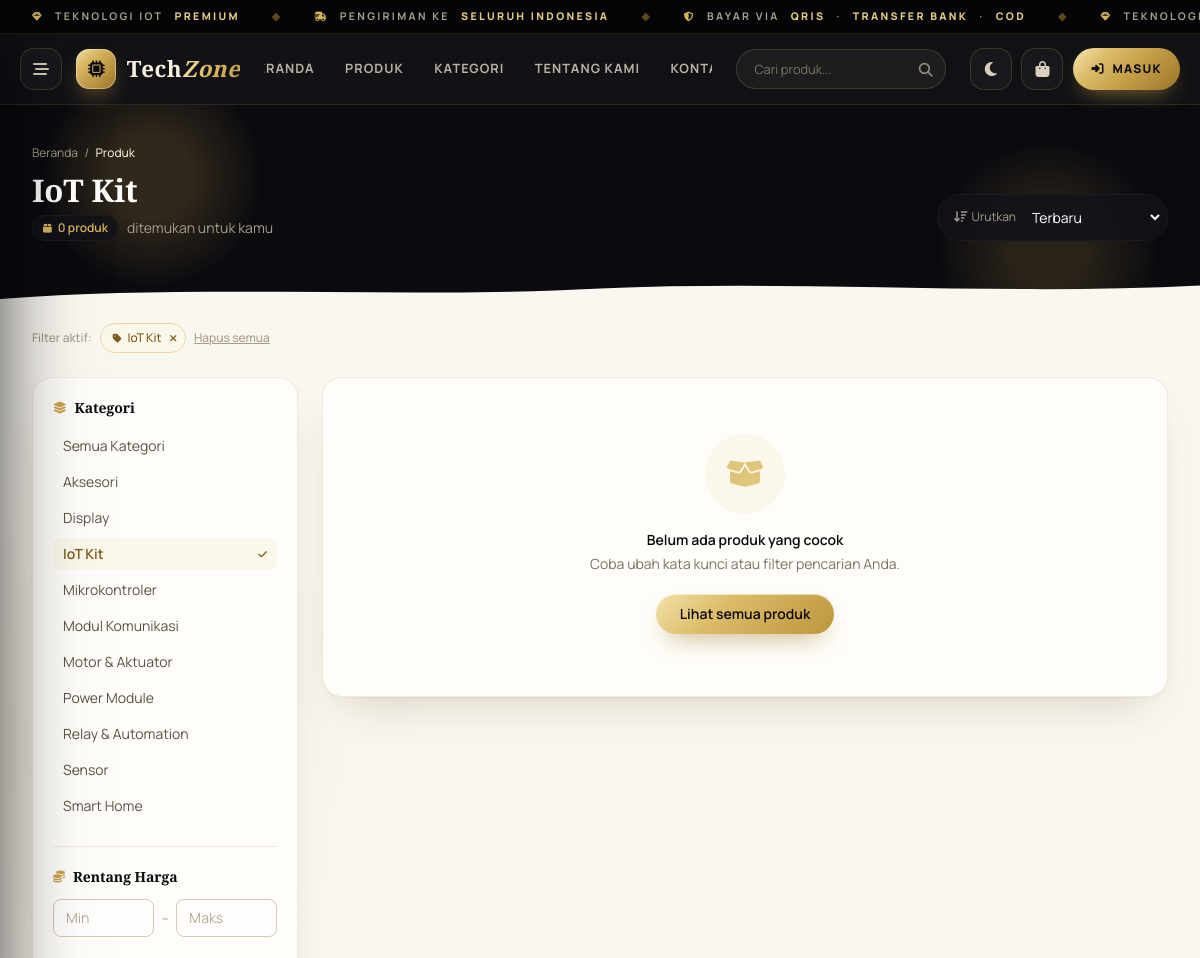
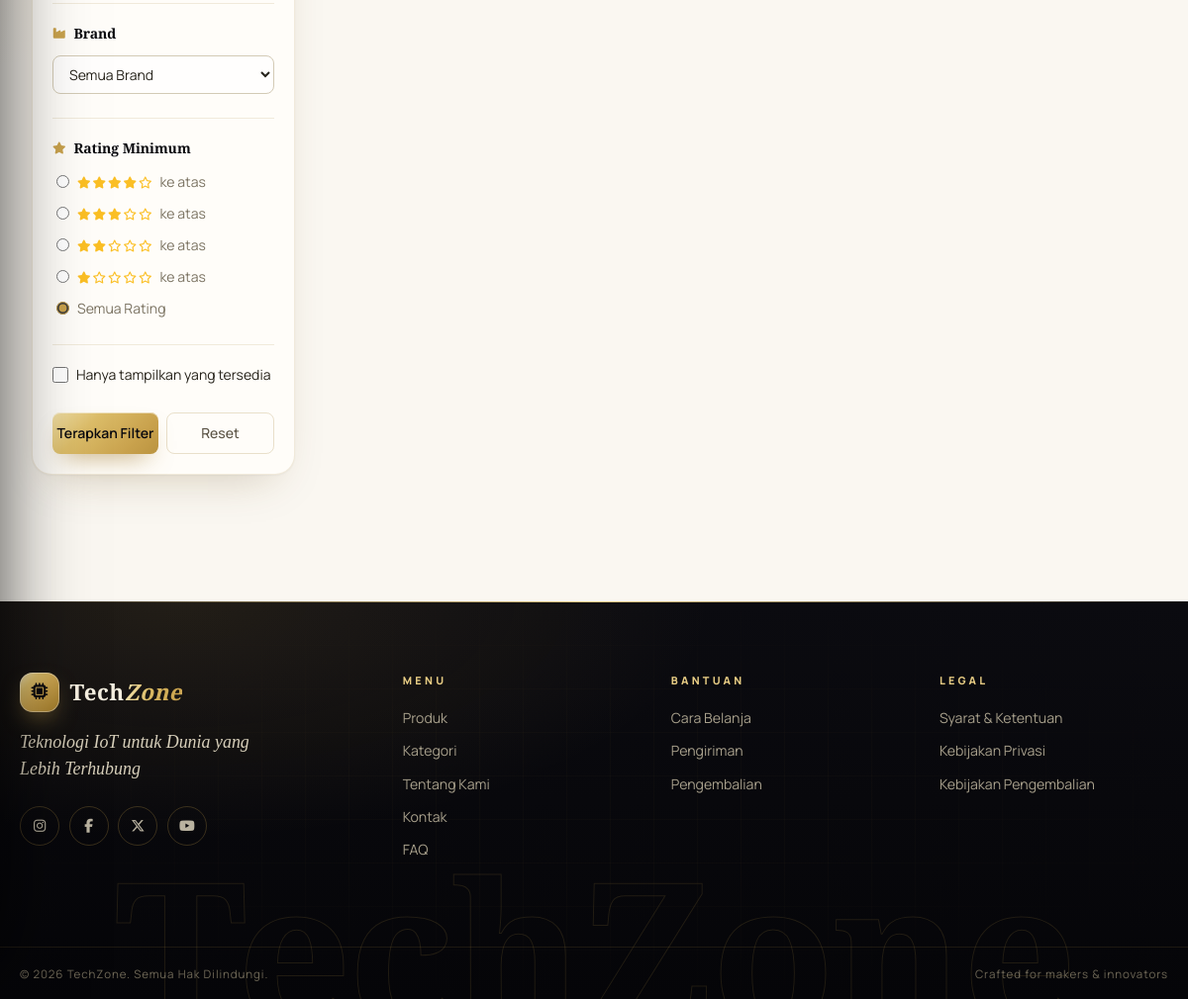
Page /products.php?kategori=iot-kit on the committed database (2 pictures, top to bottom).
### tables this page shows
CREATE TABLE IF NOT EXISTS categories (
  id INT UNSIGNED AUTO_INCREMENT PRIMARY KEY,
  name VARCHAR(100) NOT NULL,
  slug VARCHAR(120) NOT NULL UNIQUE,
  description TEXT,
  image VARCHAR(255) DEFAULT NULL,
  status ENUM('active','inactive') NOT NULL DEFAULT 'active',
  created_at DATETIME NOT NULL DEFAULT CURRENT_TIMESTAMP,
  updated_at DATETIME NOT NULL DEFAULT CURRENT_TIMESTAMP ON UPDATE CURRENT_TIMESTAMP,
  INDEX idx_categories_status (status)
);

### includes/functions.php (called while the page is built, shortened)
<?php
function e(?string $value): string
{
    return htmlspecialchars($value ?? '', ENT_QUOTES, 'UTF-8');
}
    ?>

### products.php (the view, shortened to what this page needs)
<?php
require_once __DIR__ . '/includes/functions.php';
require_once __DIR__ . '/includes/product_helpers.php';
$pdo = getDbConnection();
$q          = trim($_GET['q'] ?? '');
$categorySlug = trim($_GET['kategori'] ?? '');
$priceMin   = isset($_GET['harga_min']) && $_GET['harga_min'] !== '' ? (float) $_GET['harga_min'] : null;
$priceMax   = isset($_GET['harga_max']) && $_GET['harga_max'] !== '' ? (float) $_GET['harga_max'] : null;
$ratingMin  = isset($_GET['rating_min']) && $_GET['rating_min'] !== '' ? (float) $_GET['rating_min'] : null;
$onlyStock  = isset($_GET['tersedia']) && $_GET['tersedia'] === '1';
$sort       = $_GET['sort'] ?? ($q !== '' ? 'relevan' : 'terbaru');
$page       = max(1, (int) ($_GET['page'] ?? 1));
$perPage    = 12;
$where  = ["p.status = 'active'"];
$params = [];
if ($categorySlug !== '') {
    $where[]           = 'c.slug = :cat_slug';
    $params[':cat_slug'] = $categorySlug;
}
$whereSql = implode(' AND ', $where);
$orderParams = [];
$orderBy = match ($sort) {
    'relevan'          => '(p.name LIKE :rel_name) DESC, (p.brand LIKE :rel_brand) DESC, (p.stock > 0) DESC, p.review_count DESC, p.created_at DESC',
    'harga_termurah'   => '(COALESCE(NULLIF(p.discount_price,0), p.price)) ASC',
    'harga_termahal'   => '(COALESCE(NULLIF(p.discount_price,0), p.price)) DESC',
    'terpopuler'       => 'p.review_count DESC, p.rating DESC',
    'rating_tertinggi' => 'p.rating DESC, p.review_count DESC',
    'az'               => 'p.name ASC',
    default            => 'p.created_at DESC',
};
$countSql  = "SELECT COUNT(*) FROM products p JOIN categories c ON c.id = p.category_id WHERE $whereSql";
$countStmt = $pdo->prepare($countSql);
$countStmt->execute($params);
$totalData  = (int) $countStmt->fetchColumn();
$totalPages = max(1, (int) ceil($totalData / $perPage));
$page       = min($page, $totalPages);
$offset     = ($page - 1) * $perPage;
$dataSql = "SELECT p.id, p.slug, p.name, p.brand, p.main_image, p.price, p.discount_price, p.stock, p.rating, p.review_count
            FROM products p JOIN categories c ON c.id = p.category_id
            WHERE $whereSql
            ORDER BY $orderBy
            LIMIT :limit OFFSET :offset";
$dataStmt = $pdo->prepare($dataSql);
foreach (array_merge($params, $orderParams) as $key => $value) {
    $dataStmt->bindValue($key, $value);
}
$dataStmt->bindValue(':limit', $perPage, PDO::PARAM_INT);
$dataStmt->bindValue(':offset', $offset, PDO::PARAM_INT);
$dataStmt->execute();
$products = $dataStmt->fetchAll();
$categories = $pdo->query("SELECT id, name, slug FROM categories WHERE status = 'active' ORDER BY name ASC")->fetchAll();
$activeCategoryName = '';
foreach ($categories as $c) {
    if ($c['slug'] === $categorySlug) {
        $activeCategoryName = $c['name'];
    }
}
function buildQueryUrl(array $override = []): string
{
    $current = $_GET;
    foreach ($override as $k => $v) {
        if ($v === null) {
            unset($current[$k]);
        } else {
            $current[$k] = $v;
        }
    }
    return 'products.php?' . http_build_query($current);
}
require __DIR__ . '/includes/header.php';
require __DIR__ . '/includes/navbar.php';
?>
<main class="pb-8">
  <section class="relative bg-navy-900 overflow-hidden">
    <div class="absolute inset-0 grid-pattern opacity-25"></div>
    <div class="absolute -top-10 left-10 w-56 h-56 bg-cyan-500/20 rounded-full blur-3xl animate-blob"></div>
    <div class="absolute -bottom-16 right-10 w-56 h-56 bg-blue-600/20 rounded-full blur-3xl animate-blob" style="animation-delay:3s"></div>
    <div class="relative max-w-7xl mx-auto px-4 sm:px-6 lg:px-8 py-8 sm:py-10">
      <nav class="text-xs text-gray-400 mb-3 animate-fade-in-up">
        <a href="index.php" class="hover:text-cyan-400 transition-colors">Beranda</a> <span class="mx-1">/</span>
        <span class="text-gray-200 font-medium">Produk</span>
      </nav>
      <div class="flex flex-col md:flex-row md:items-end md:justify-between gap-4">
        <div class="animate-fade-in-up delay-100">
          <h1 class="text-2xl sm:text-3xl font-extrabold text-white flex items-center gap-3">
            <?= $q !== '' ? 'Hasil pencarian "' . e($q) . '"' : e($activeCategoryName ?: 'Semua Produk') ?>
          </h1>
          <p class="text-sm text-gray-400 mt-1.5 flex items-center gap-2">
            <span class="inline-flex items-center gap-1.5 bg-navy-800/80 border border-navy-700 text-cyan-400 px-2.5 py-1 rounded-full text-xs font-semibold">
              <i class="fa-solid fa-box text-[10px]"></i> <?= $totalData ?> produk
            </span>
            ditemukan untuk kamu
          </p>
        </div>
        <form method="GET" class="animate-fade-in-up delay-200 flex items-center gap-2 bg-navy-800/80 border border-navy-700 rounded-full px-1 py-1">
          <label class="text-xs text-gray-400 shrink-0 pl-3"><i class="fa-solid fa-arrow-down-wide-short mr-1"></i>Urutkan</label>
          <select name="sort" onchange="this.form.submit()"
                  class="text-sm bg-transparent text-white border-0 rounded-full pl-1 pr-3 py-2 focus:outline-none focus:ring-2 focus:ring-cyan-500 transition-all duration-200 cursor-pointer">
            <option class="text-navy-900" value="terbaru" <?= $sort === 'terbaru' ? 'selected' : '' ?>>Terbaru</option>
          </select>
        </form>
      </div>
    </div>
    <svg class="relative block w-full text-gray-50" viewBox="0 0 1440 24" fill="currentColor" preserveAspectRatio="none" style="height:18px">
      <path d="M0,24 C240,4 480,24 720,10 C960,-2 1200,20 1440,6 L1440,24 L0,24 Z"></path>
    </svg>
  </section>
  <div class="max-w-7xl mx-auto px-4 sm:px-6 lg:px-8 pt-6">
  <?php
    $activeChips = [];
    if ($categorySlug !== '') $activeChips[] = ['label' => $activeCategoryName, 'url' => buildQueryUrl(['kategori' => null, 'page' => null]), 'icon' => 'fa-tag'];
  ?>
  <?php if (!empty($activeChips)): ?>
    <div class="reveal flex flex-wrap items-center gap-2 mb-6">
      <span class="text-xs text-gray-400 font-medium">Filter aktif:</span>
      <?php foreach ($activeChips as $chip): ?>
        <a href="<?= e($chip['url']) ?>" class="group inline-flex items-center gap-1.5 bg-cyan-50 border border-cyan-200 text-cyan-700 text-xs font-medium pl-3 pr-2 py-1.5 rounded-full hover:bg-cyan-100 transition-all duration-200">
          <i class="fa-solid <?= $chip['icon'] ?> text-[10px]"></i> <?= e($chip['label']) ?>
          <i class="fa-solid fa-xmark text-[10px] ml-0.5 group-hover:rotate-90 transition-transform duration-200"></i>
        </a>
      <?php endforeach; ?>
      <a href="products.php" class="text-xs text-gray-400 hover:text-red-500 font-medium underline transition-colors">Hapus semua</a>
    </div>
  <?php endif; ?>
  <div class="grid grid-cols-1 md:grid-cols-4 gap-6">
    <aside id="kategori" class="md:col-span-1">
      <form id="techzone-filter-form" method="GET" class="hidden md:block bg-white border border-gray-100 rounded-xl p-5 space-y-6 sticky top-20 shadow-card">
        <div>
          <h3 class="text-sm font-bold text-navy-900 mb-3 flex items-center gap-2"><i class="fa-solid fa-layer-group text-cyan-500 text-xs"></i>Kategori</h3>
          <ul class="space-y-1 text-sm">
            <li>
              <a href="<?= e(buildQueryUrl(['kategori' => null, 'page' => null])) ?>"
                 class="flex items-center justify-between px-2.5 py-1.5 rounded-lg transition-all duration-200 <?= $categorySlug === '' ? 'bg-cyan-50 text-cyan-700 font-semibold' : 'text-gray-600 hover:bg-gray-50 hover:pl-3.5' ?>">
                Semua Kategori
              </a>
            </li>
            <?php foreach ($categories as $cat): ?>
            <li>
              <a href="<?= e(buildQueryUrl(['kategori' => $cat['slug'], 'page' => null])) ?>"
                 class="flex items-center justify-between px-2.5 py-1.5 rounded-lg transition-all duration-200 <?= $categorySlug === $cat['slug'] ? 'bg-cyan-50 text-cyan-700 font-semibold' : 'text-gray-600 hover:bg-gray-50 hover:pl-3.5' ?>">
                <?= e($cat['name']) ?>
                <?php if ($categorySlug === $cat['slug']): ?><i class="fa-solid fa-check text-[10px]"></i><?php endif; ?>
              </a>
            </li>
            <?php endforeach; ?>
          </ul>
        </div>
        <div class="pt-5 border-t border-gray-100">
          <h3 class="text-sm font-bold text-navy-900 mb-3 flex items-center gap-2"><i class="fa-solid fa-coins text-cyan-500 text-xs"></i>Rentang Harga</h3>
          <div class="flex items-center gap-2">
            <input type="number" name="harga_min" value="<?= e((string)($priceMin ?? '')) ?>" placeholder="Min"
                   class="w-full text-sm border border-gray-300 rounded-lg px-3 py-2 focus:outline-none focus:ring-2 focus:ring-cyan-500 focus:border-cyan-500 transition-all duration-200">
            <span class="text-gray-400">-</span>
            <input type="number" name="harga_max" value="<?= e((string)($priceMax ?? '')) ?>" placeholder="Maks"
                   class="w-full text-sm border border-gray-300 rounded-lg px-3 py-2 focus:outline-none focus:ring-2 focus:ring-cyan-500 focus:border-cyan-500 transition-all duration-200">
          </div>
        </div>
        <div class="pt-5 border-t border-gray-100">
          <h3 class="text-sm font-bold text-navy-900 mb-3 flex items-center gap-2"><i class="fa-solid fa-industry text-cyan-500 text-xs"></i>Brand</h3>
          <select name="brand" class="w-full text-sm border border-gray-300 rounded-lg px-3 py-2 focus:outline-none focus:ring-2 focus:ring-cyan-500 focus:border-cyan-500 transition-all duration-200">
            <option value="">Semua Brand</option>
          </select>
        </div>
        <div class="pt-5 border-t border-gray-100">
          <h3 class="text-sm font-bold text-navy-900 mb-3 flex items-center gap-2"><i class="fa-solid fa-star text-cyan-500 text-xs"></i>Rating Minimum</h3>
          <div class="space-y-2 text-sm">
            <?php foreach ([4, 3, 2, 1] as $r): ?>
              <label class="flex items-center gap-2 cursor-pointer group px-1 py-0.5 rounded-lg hover:bg-gray-50 transition-colors">
                <input type="radio" name="rating_min" value="<?= $r ?>" <?= (int)$ratingMin === $r ? 'checked' : '' ?> class="accent-cyan-500">
                <span class="rating-stars"><?= renderStars((float) $r) ?></span><span class="text-gray-500 group-hover:text-navy-900 transition-colors">ke atas</span>
              </label>
            <?php endforeach; ?>
            <label class="flex items-center gap-2 cursor-pointer group px-1 py-0.5 rounded-lg hover:bg-gray-50 transition-colors">
              <input type="radio" name="rating_min" value="" <?= $ratingMin === null ? 'checked' : '' ?> class="accent-cyan-500">
              <span class="text-gray-500 group-hover:text-navy-900 transition-colors">Semua Rating</span>
            </label>
          </div>
        </div>
        <div class="pt-5 border-t border-gray-100">
          <label class="flex items-center gap-2 text-sm cursor-pointer">
            <input type="checkbox" name="tersedia" value="1" <?= $onlyStock ? 'checked' : '' ?> class="accent-cyan-500 w-4 h-4">
            Hanya tampilkan yang tersedia
          </label>
        </div>
        <div class="flex gap-2 pt-1">
          <button type="submit" class="ripple-wrap btn-glow flex-1 bg-cyan-500 hover:bg-cyan-400 text-navy-900 text-sm font-semibold py-2.5 rounded-lg transition">
            Terapkan Filter
          </button>
          <a href="products.php" class="flex-1 text-center border border-gray-200 text-gray-600 text-sm font-medium py-2.5 rounded-lg hover:bg-gray-50 hover:border-gray-300 transition-all">
            Reset
          </a>
        </div>
      </form>
    </aside>
    <div class="md:col-span-3">
      <?php if (empty($products)): ?>
        <div class="reveal bg-white border border-gray-100 rounded-2xl p-14 text-center shadow-card">
          <div class="w-20 h-20 mx-auto rounded-full bg-cyan-50 flex items-center justify-center mb-4">
            <i class="fa-solid fa-box-open text-3xl text-cyan-300 animate-float"></i>
          </div>
          <p class="text-navy-900 font-semibold text-sm mb-1">Belum ada produk yang cocok</p>
          <p class="text-gray-500 text-sm">Coba ubah kata kunci atau filter pencarian Anda.</p>
          <a href="products.php" class="ripple-wrap btn-glow inline-block mt-5 bg-cyan-500 hover:bg-cyan-400 text-navy-900 text-sm font-semibold px-6 py-2.5 rounded-full transition">Lihat semua produk</a>
        </div>
      <?php endif; ?>
    </div>
  </div>
  </div>
</main>
<?php require __DIR__ . '/includes/footer.php'; ?>

### rows in the picture
categories: name "IoT Kit"
categories: name "Aksesori"
categories: name "Display"
categories: name "Mikrokontroler"
categories: name "Modul Komunikasi"
categories: name "Motor & Aktuator"
categories: name "Power Module"
categories: name "Relay & Automation"
categories: name "Sensor"
categories: name "Smart Home"

### other values in the picture
$totalData "0"
$chip['label'] "IoT Kit"
